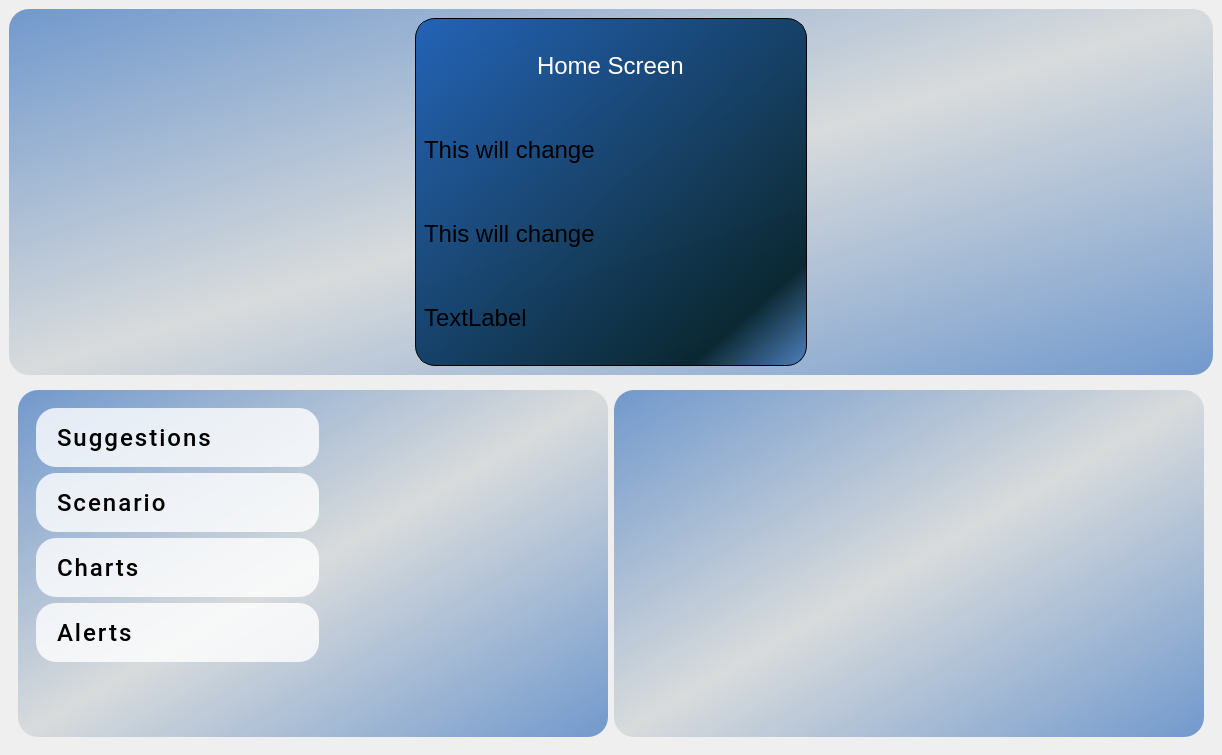
<?xml version="1.0" encoding="UTF-8"?>
<ui version="4.0">
 <class>MainWindow</class>
 <widget class="QMainWindow" name="MainWindow">
  <property name="geometry">
   <rect>
    <x>0</x>
    <y>0</y>
    <width>1222</width>
    <height>755</height>
   </rect>
  </property>
  <property name="windowTitle">
   <string>MainWindow</string>
  </property>
  <widget class="QWidget" name="centralwidget">
   <layout class="QVBoxLayout" name="verticalLayout">
    <item>
     <widget class="QWidget" name="mainwidget" native="true">
      <property name="enabled">
       <bool>true</bool>
      </property>
      <property name="styleSheet">
       <string notr="true">QWidget
{
    background: qlineargradient(x1: 0, y1: 0, x2: 1, y2: 1, stop: 0 rgba(29, 95, 181, 0.6), stop: 0.5 rgba(2, 32, 41, 0.1), stop: 1 rgba(29, 95, 181, 0.6));
	border-radius: 20px; /* Rounded corners */
	border: 1px solid rgba(0, 0, 0, .5);
}</string>
      </property>
      <layout class="QHBoxLayout" name="horizontalLayout">
       <item alignment="Qt::AlignmentFlag::AlignHCenter|Qt::AlignmentFlag::AlignVCenter">
        <widget class="QWidget" name="buttonwidgetl" native="true">
         <property name="styleSheet">
          <string notr="true">QWidget
{
    background: none;
	border: none;
}</string>
         </property>
         <layout class="QVBoxLayout" name="verticalLayout_2">
          <item alignment="Qt::AlignmentFlag::AlignHCenter|Qt::AlignmentFlag::AlignVCenter">
           <widget class="QPushButton" name="pushButtonL">
            <property name="styleSheet">
             <string notr="true">QWidget
{
    background: none;
}</string>
            </property>
            <property name="text">
             <string/>
            </property>
            <property name="iconSize">
             <size>
              <width>64</width>
              <height>64</height>
             </size>
            </property>
           </widget>
          </item>
         </layout>
        </widget>
       </item>
       <item>
        <widget class="QWidget" name="screenwidget" native="true">
         <property name="styleSheet">
          <string notr="true">QWidget
{
	 background: qlineargradient(x1: 0, y1: 0, x2: 1, y2: 1, stop: 0 rgba(29, 95, 181, 0.95), stop: 0.85 rgba(2, 32, 41, 0.95), stop: 1 rgba(29, 95, 181, 0.6));
	border: 1px solid black;
	font-size: 24px;
	color: black;
	
}</string>
         </property>
         <layout class="QVBoxLayout" name="verticalLayout_4">
          <item alignment="Qt::AlignmentFlag::AlignHCenter">
           <widget class="QLabel" name="label_1">
            <property name="styleSheet">
             <string notr="true">QWidget
{
    background: none;
	border: none;
	color: white;
}</string>
            </property>
            <property name="text">
             <string>Home Screen</string>
            </property>
           </widget>
          </item>
          <item>
           <widget class="QLabel" name="label_2">
            <property name="styleSheet">
             <string notr="true">QWidget
{
    background: none;
	border: none
}</string>
            </property>
            <property name="text">
             <string>This will change</string>
            </property>
           </widget>
          </item>
          <item>
           <widget class="QLabel" name="label_3">
            <property name="autoFillBackground">
             <bool>false</bool>
            </property>
            <property name="styleSheet">
             <string notr="true">QWidget
{
   background: none;
   border: none
}</string>
            </property>
            <property name="text">
             <string>This will change</string>
            </property>
           </widget>
          </item>
          <item>
           <widget class="QLabel" name="label_4">
            <property name="styleSheet">
             <string notr="true">QWidget
{
	background: none;
	border: none
}</string>
            </property>
            <property name="text">
             <string>TextLabel</string>
            </property>
           </widget>
          </item>
         </layout>
        </widget>
       </item>
       <item alignment="Qt::AlignmentFlag::AlignHCenter|Qt::AlignmentFlag::AlignVCenter">
        <widget class="QWidget" name="buttonwidgetr" native="true">
         <property name="styleSheet">
          <string notr="true">QWidget
{
    background: none;
	border: none;
}</string>
         </property>
         <layout class="QVBoxLayout" name="verticalLayout_3">
          <item alignment="Qt::AlignmentFlag::AlignHCenter|Qt::AlignmentFlag::AlignVCenter">
           <widget class="QPushButton" name="pushButtonR">
            <property name="styleSheet">
             <string notr="true">QWidget
{
    background: none;
}</string>
            </property>
            <property name="text">
             <string/>
            </property>
            <property name="iconSize">
             <size>
              <width>64</width>
              <height>64</height>
             </size>
            </property>
           </widget>
          </item>
         </layout>
        </widget>
       </item>
      </layout>
     </widget>
    </item>
    <item>
     <widget class="QWidget" name="bottomwidget" native="true">
      <property name="enabled">
       <bool>true</bool>
      </property>
      <layout class="QHBoxLayout" name="horizontalLayout_2">
       <item>
        <widget class="QWidget" name="bottomleftwidget" native="true">
         <property name="styleSheet">
          <string notr="true">QWidget
{
    background: qlineargradient(x1: 0, y1: 0, x2: 1, y2: 1, stop: 0 rgba(29, 95, 181, 0.6), stop: 0.5 rgba(2, 32, 41, 0.1), stop: 1 rgba(29, 95, 181, 0.6));
	border-radius: 20px; /* Rounded corners */
	border: 1px solid rgba(0, 0, 0, .5);
}</string>
         </property>
         <layout class="QHBoxLayout" name="horizontalLayout_3">
          <item alignment="Qt::AlignmentFlag::AlignLeft|Qt::AlignmentFlag::AlignTop">
           <widget class="QWidget" name="widget_11" native="true">
            <property name="styleSheet">
             <string notr="true">QWidget
{
	background: none;
	border: none;
}</string>
            </property>
            <layout class="QVBoxLayout" name="verticalLayout_5">
             <item alignment="Qt::AlignmentFlag::AlignLeft|Qt::AlignmentFlag::AlignVCenter">
              <widget class="OptionLabel" name="label_5">
               <property name="styleSheet">
                <string notr="true">QLabel
 {
    background: rgba(255, 255, 255, 0.8);
    border-radius: 20px; /* Rounded corners */
    
	padding: 15px;
	padding-right: 100px;
	font-size: 32px;
 	text-align: center; /* Horizontal center */
	color: #000000;
    font-family: Roboto, sans-serif;
    font-size: 18pt;
	letter-spacing: 2px; /* Adds space between characters */
    font-weight: 500; 
}</string>
               </property>
               <property name="text">
                <string>Suggestions</string>
               </property>
              </widget>
             </item>
             <item>
              <widget class="OptionLabel" name="label_6">
               <property name="styleSheet">
                <string notr="true">QLabel
 {
    background: rgba(255, 255, 255, 0.8);
    border-radius: 20px; /* Rounded corners */
    
	padding: 15px;
	padding-right: 100px;
	font-size: 32px;
 	text-align: center; /* Horizontal center */
	color: #000000;
    font-family: Roboto, sans-serif;
    font-size: 18pt;
	letter-spacing: 2px; /* Adds space between characters */
    font-weight: 500; 
}</string>
               </property>
               <property name="text">
                <string>Scenario</string>
               </property>
              </widget>
             </item>
             <item>
              <widget class="OptionLabel" name="label_7">
               <property name="styleSheet">
                <string notr="true">QLabel
 {
    background: rgba(255, 255, 255, 0.8);
    border-radius: 20px; /* Rounded corners */
    
	padding: 15px;
	padding-right: 100px;
	font-size: 32px;
 	text-align: center; /* Horizontal center */
	color: #000000;
    font-family: Roboto, sans-serif;
    font-size: 18pt;
	letter-spacing: 2px; /* Adds space between characters */
    font-weight: 500; 
}</string>
               </property>
               <property name="text">
                <string>Charts</string>
               </property>
              </widget>
             </item>
             <item>
              <widget class="OptionLabel" name="label_8">
               <property name="styleSheet">
                <string notr="true">QLabel
 {
    background: rgba(255, 255, 255, 0.8);
    border-radius: 20px; /* Rounded corners */
    
	padding: 15px;
	padding-right: 100px;
	font-size: 32px;
 	text-align: center; /* Horizontal center */
	color: #000000;
    font-family: Roboto, sans-serif;
    font-size: 18pt;
	letter-spacing: 2px; /* Adds space between characters */
    font-weight: 500; 
}</string>
               </property>
               <property name="text">
                <string>Alerts</string>
               </property>
              </widget>
             </item>
            </layout>
           </widget>
          </item>
         </layout>
        </widget>
       </item>
       <item>
        <widget class="QWidget" name="bottomrightwidget" native="true">
         <property name="styleSheet">
          <string notr="true">QWidget
{
    background: qlineargradient(x1: 0, y1: 0, x2: 1, y2: 1, stop: 0 rgba(29, 95, 181, 0.6), stop: 0.5 rgba(2, 32, 41, 0.1), stop: 1 rgba(29, 95, 181, 0.6));
	border-radius: 20px; /* Rounded corners */
	border: 1px solid rgba(0, 0, 0, .5);
}</string>
         </property>
         <layout class="QHBoxLayout" name="horizontalLayout_5"/>
        </widget>
       </item>
      </layout>
     </widget>
    </item>
   </layout>
  </widget>
 </widget>
 <customwidgets>
  <customwidget>
   <class>OptionLabel</class>
   <extends>QLabel</extends>
   <header location="global">optionlabel.h</header>
  </customwidget>
 </customwidgets>
 <resources/>
 <connections/>
</ui>
